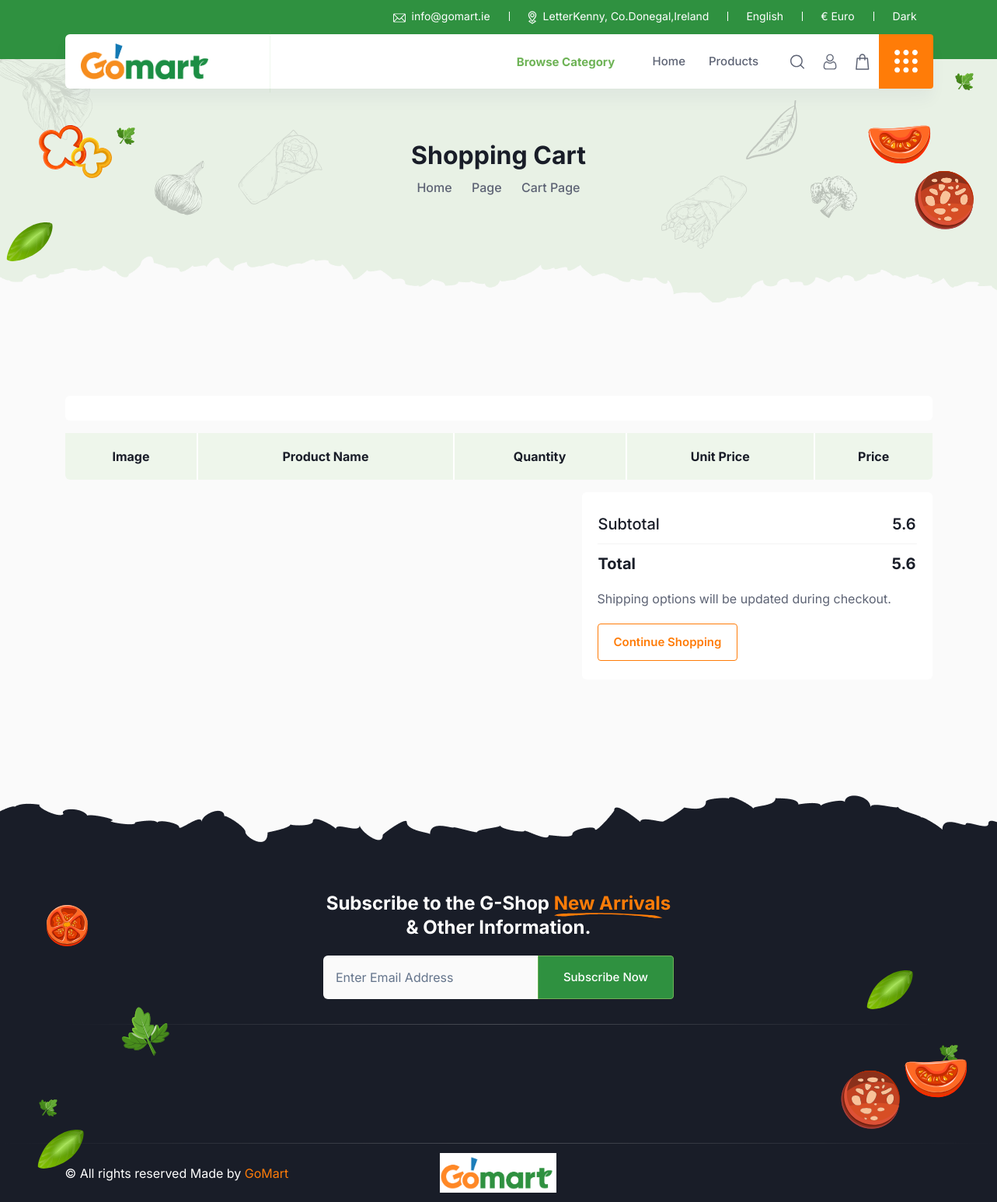
Before: /cart_user/ (signed in) with the older database file.
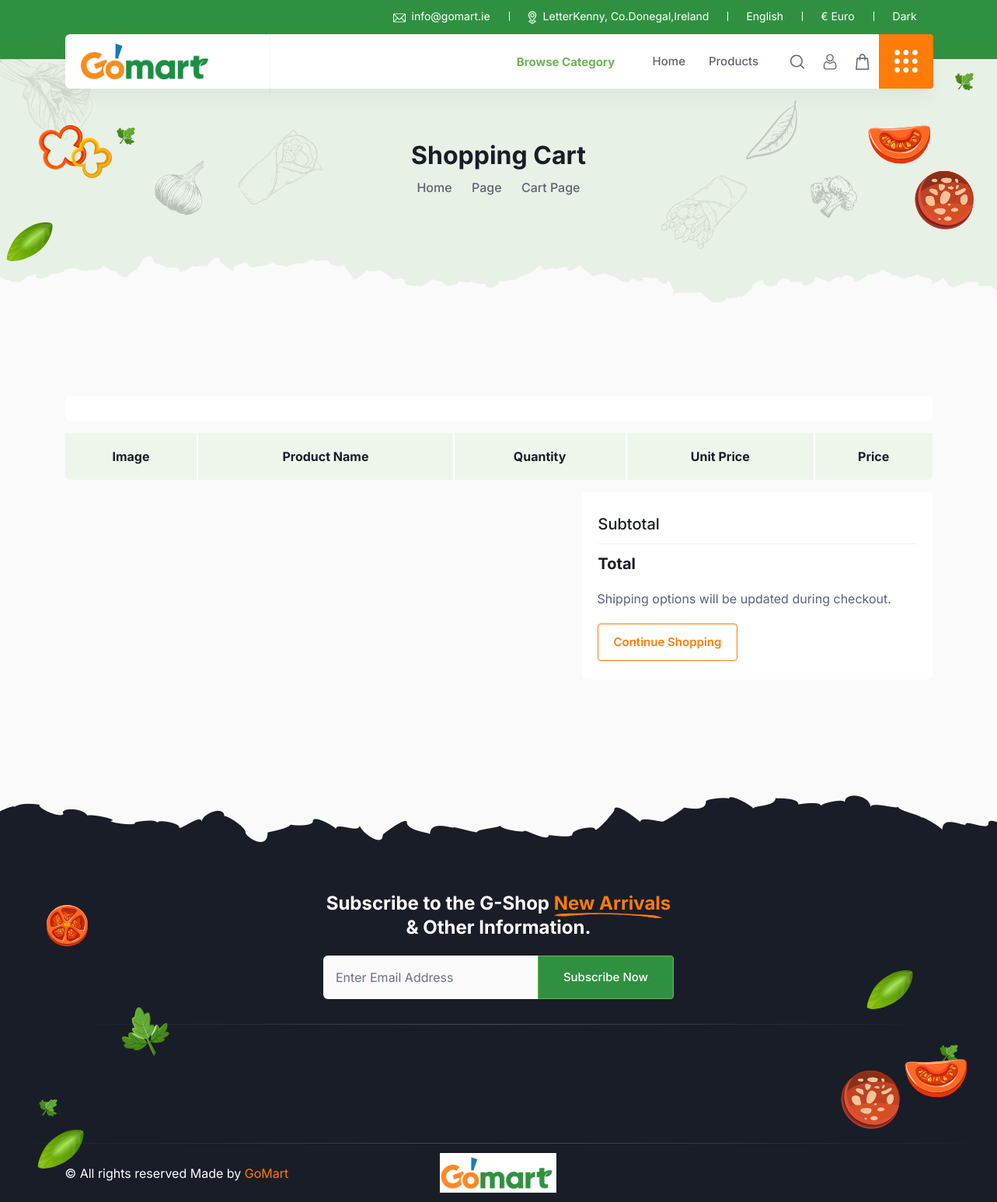
After: the same page with the newer database file.
### GoApp/models.py (models this page shows)
class tbl_Cart(models.Model):
    user = models.ForeignKey(tbl_SignUp, on_delete=models.CASCADE, null=True)
    sub_total = models.FloatField(null=True)
    total = models.FloatField(null=True)

### GoApp/views.py (the view)
# urls.py: path("cart_user/", views.cart_user, name="cart_user"),
@never_cache
def cart_user(request):
    try:
        c = tbl_Cart.objects.get(user=request.session["userid"])
        cart_details = tbl_Cart_Products.objects.filter(user=request.session["userid"], cart=c)
        cat = tbl_Category.objects.all()
        return render(request, "cart_user.html", {"cart_details": cart_details, "cat": cat, "c": c})
    except:
        cat = tbl_Category.objects.all()
        return render(request, "cart_user.html", {"cat": cat})

### templates/cart_user.html (shortened to what the changed rows need)
{% load static %}
{% include 'loggedin_nav.html' %}
        <div class="gstore-breadcrumb position-relative z-1 overflow-hidden mt--50">
       <div class="container">
                <div class="row">
                    <div class="col-12">
                        <div class="breadcrumb-content">
                            <h2 class="mb-2 text-center">Shopping Cart</h2>
                        </div>
                    </div>
                </div>
            </div>
        </div>
        <section class="cart-section ptb-120">
            <div class="container">
                <div class="rounded-2 overflow-hidden">
                    <table class="cart-table w-100 mt-4 bg-white">
                        <thead>
                            <th>Image</th>
                            <th>Product Name</th>
                            <th>Quantity</th>
                            <th>Unit Price</th>
                            <th>Price</th>
                        </thead>
                    </table>
                </div>
                <div class="row g-4">
                    <div class="col-xl-5">
                        <div class="cart-summery bg-white rounded-2 pt-4 pb-6 px-5 mt-4">
                            <table class="w-100">
                                <tr>
                                    <td class="py-3">
                                        <h5 class="mb-0 fw-semibold text-end" id="totalSumValue1">{{c.sub_total}}</h5>
                                    </td>
                                </tr>
                                <tr class="border-top">
                                    <td class="text-end py-3">
                                        <h5 class="mb-0" id="totalSumValue">{{c.total}}</h5>
                                    </td>
                                </tr>
                            </table>
                        </div>
                    </div>
                </div>
            </div>
        </section>

Changed rows visible on the page:
removed tbl_Cart: sub_total "5.6", total "5.6"
